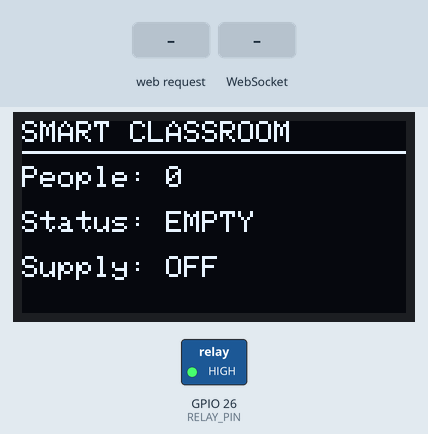
Recording of a sketch running on a simulated ESP32. Shown: 128×64 one-colour display, switched loads named in the sketch (green lamp = pin HIGH). The test bench sets the inputs (shaded band). What the sketch prints to the serial monitor is not drawn.

Above: at 1.2 s.
1.3 s: HTTP request GET /relay_on received
At 2.4 s:
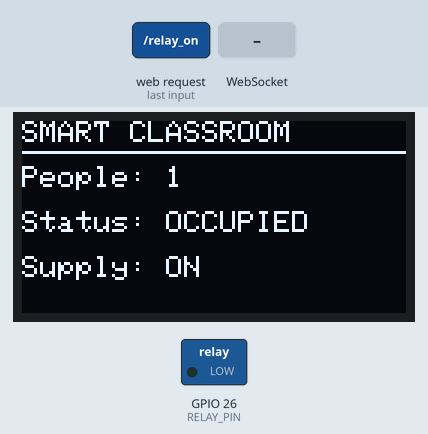
2.8 s: WebSocket text "MANUAL_ON" received
At 3.5 s:
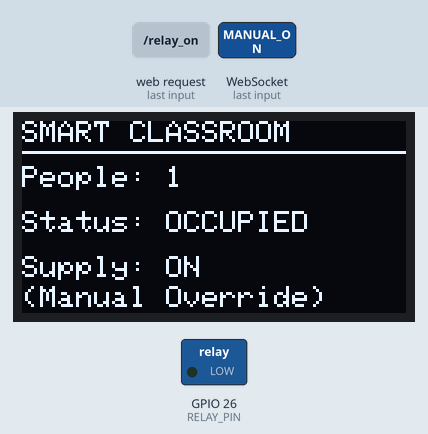
4.3 s: HTTP request GET /manual_off received
At 4.7 s:
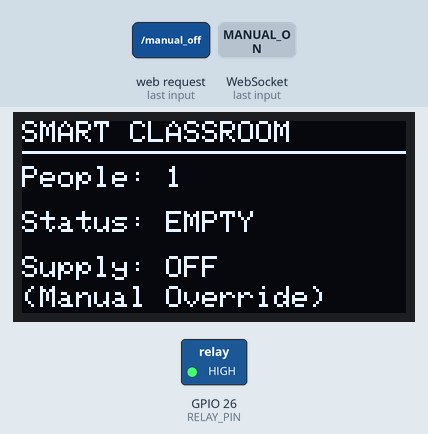
5.8 s: HTTP request GET /manual_on received
At 7.0 s:
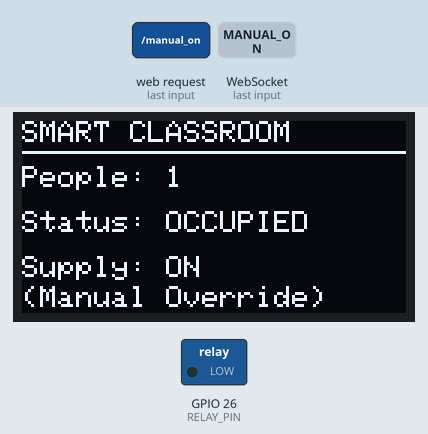
7.3 s: HTTP request GET /manual_clear received
At 8.1 s:
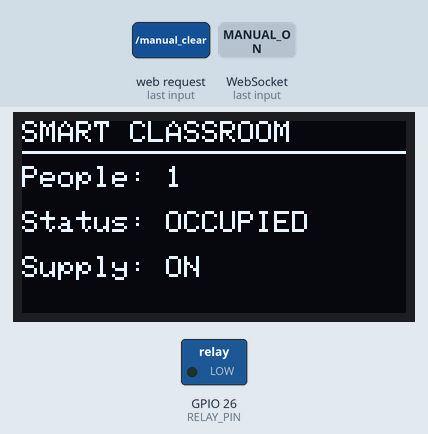
Timing chart, 0 to 9.8 s (numbered marks = the images above; inputs shaded):
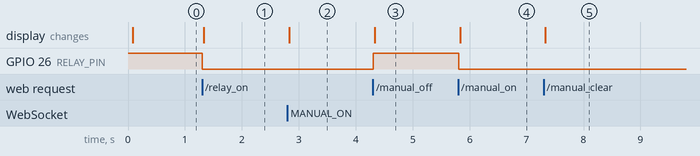

The sketch:

ESP32_Sensor_Project.ino
```cpp
#include <WiFi.h>
#include <AsyncTCP.h>
#include <ESPAsyncWebServer.h>
#include <Adafruit_GFX.h>
#include <Adafruit_SSD1306.h>

// Pin Definitions
#define RELAY_PIN 26
#define OLED_MOSI 23
#define OLED_CLK  18
#define OLED_DC   2
#define OLED_CS   5
#define OLED_RESET 4

Adafruit_SSD1306 display(128, 64, OLED_MOSI, OLED_CLK, OLED_DC, OLED_RESET, OLED_CS);

const char* ssid = "SmartClassroom";
const char* password = "12345678";

AsyncWebServer server(80);
AsyncWebSocket ws("/ws");

int peopleCount = 0;
bool relayState = false;
bool manualOverride = false;

unsigned long lastHeartbeat = 0;
const unsigned long HEARTBEAT_INTERVAL_MS = 5000;

void applyRelay(bool on) {
  relayState = on;
  digitalWrite(RELAY_PIN, on ? LOW : HIGH);
}

void updateOLED() {
  display.clearDisplay();
  display.setTextSize(1);
  display.setTextColor(WHITE);
  display.setCursor(0, 0);
  display.println("SMART CLASSROOM");
  display.drawLine(0, 10, 128, 10, WHITE);
  display.setCursor(0, 15);
  display.print("People: ");
  display.println(peopleCount);
  display.setCursor(0, 30);
  display.print("Status: ");
  display.println(relayState ? "OCCUPIED" : "EMPTY");
  display.setCursor(0, 45);
  display.print("Supply: ");
  display.println(relayState ? "ON" : "OFF");
  if (manualOverride) {
    display.setCursor(0, 55);
    display.println("(Manual Override)");
  }
  display.display();
}

String buildStatusJson() {
  return "{\"people\":" + String(peopleCount) +
         ",\"relay\":" + String(relayState ? "true" : "false") +
         ",\"status\":\"" + String(relayState ? "OCCUPIED" : "EMPTY") + "\"" +
         ",\"manualOverride\":" + String(manualOverride ? "true" : "false") + "}";
}

void sendStatus() {
  ws.textAll(buildStatusJson());
}

void onWsEvent(AsyncWebSocket* server, AsyncWebSocketClient* client,
               AwsEventType type, void* arg, uint8_t* data, size_t len) {
  if (type == WS_EVT_CONNECT) {
    client->text(buildStatusJson());
  } else if (type == WS_EVT_DATA) {
    AwsFrameInfo* info = (AwsFrameInfo*)arg;
    if (info->final && info->index == 0 && info->len == len &&
        info->opcode == WS_TEXT) {
      String msg = String((char*)data).substring(0, len);
      if (msg == "MANUAL_ON") {
        manualOverride = true;
        applyRelay(true);
        updateOLED();
        sendStatus();
      } else if (msg == "MANUAL_OFF") {
        manualOverride = true;
        applyRelay(false);
        updateOLED();
        sendStatus();
      }
    }
  }
}

const char index_html[] PROGMEM = R"(
<!DOCTYPE html>
<html>
<head>
  <title>Smart Classroom</title>
  <meta name='viewport' content='width=device-width, initial-scale=1'>
  <style>
    body { font-family: Arial; text-align: center; background: #1a1a1a; color: white; padding: 20px; }
    h1 { color: #44aaff; }
    .card { background: #2a2a2a; border-radius: 10px; padding: 20px; margin: 10px auto; max-width: 400px; }
    .value { font-size: 2em; font-weight: bold; }
    .occupied { color: #44ff44; }
    .empty { color: #ff4444; }
    .btn { border: none; padding: 15px 30px; font-size: 1em; border-radius: 8px; cursor: pointer; margin: 5px; }
    .btn-on { background: #44ff44; color: black; }
    .btn-off { background: #ff4444; color: white; }
    .btn-auto { background: #44aaff; color: black; margin-top: 8px; }
    .conn { font-size: 0.8em; margin-top: 10px; color: #888; }
  </style>
</head>
<body>
  <h1>Smart Classroom System</h1>
  <div class='card'>
    <p>People Detected</p>
    <div class='value' id='people'>--</div>
  </div>
  <div class='card'>
    <p>Room Status</p>
    <div class='value' id='status'>--</div>
  </div>
  <div class='card'>
    <p>Power Supply</p>
    <div class='value' id='relay'>--</div>
  </div>
  <div class='card'>
    <p>Manual Override</p>
    <button class='btn btn-on' onclick='send("MANUAL_ON")'>Force ON</button>
    <button class='btn btn-off' onclick='send("MANUAL_OFF")'>Force OFF</button>
    <br>
    <button class='btn btn-auto' onclick='clearOverride()' id='autoBtn' style='display:none;'>Resume Auto</button>
    <div id='overrideNote' style='color:#ffaa44; margin-top:8px; display:none;'>Manual override active</div>
  </div>
  <div class='conn' id='connStatus'>Connecting...</div>
  <script>
    var socket;
    function connect() {
      socket = new WebSocket('ws://' + location.hostname + '/ws');
      socket.onopen = function() {
        document.getElementById('connStatus').innerHTML = 'Connected';
      };
      socket.onclose = function() {
        document.getElementById('connStatus').innerHTML = 'Disconnected - retrying...';
        setTimeout(connect, 2000);
      };
      socket.onerror = function() { socket.close(); };
      socket.onmessage = function(event) {
        var data = JSON.parse(event.data);
        document.getElementById('people').innerHTML = data.people;
        var statusEl = document.getElementById('status');
        statusEl.innerHTML = data.status;
        statusEl.className = 'value ' + (data.relay ? 'occupied' : 'empty');
        document.getElementById('relay').innerHTML = data.relay ? 'ON' : 'OFF';
        var autoBtn = document.getElementById('autoBtn');
        var note = document.getElementById('overrideNote');
        if (data.manualOverride) {
          autoBtn.style.display = 'inline-block';
          note.style.display = 'block';
        } else {
          autoBtn.style.display = 'none';
          note.style.display = 'none';
        }
      };
    }
    connect();
    function send(msg) {
      if (msg == "MANUAL_ON") { fetch('/manual_on'); }
      else if (msg == "MANUAL_OFF") { fetch('/manual_off'); }
    }
    function clearOverride() { fetch('/manual_clear'); }
  </script>
</body>
</html>
)";

void setup() {
  Serial.begin(115200);

  pinMode(RELAY_PIN, OUTPUT);
  digitalWrite(RELAY_PIN, HIGH);

  display.begin(SSD1306_SWITCHCAPVCC, 0);
  display.clearDisplay();
  display.display();

  WiFi.softAP(ssid, password);
  Serial.print("Hotspot IP: ");
  Serial.println(WiFi.softAPIP());

  ws.onEvent(onWsEvent);
  server.addHandler(&ws);

  server.on("/relay_on", HTTP_GET, [](AsyncWebServerRequest* request) {
    if (request->hasParam("count")) {
      peopleCount = request->getParam("count")->value().toInt();
    } else {
      peopleCount = 1;
    }
    if (!manualOverride) {
      applyRelay(true);
      updateOLED();
      sendStatus();
    }
    request->send(200, "text/plain", "OK");
  });

  server.on("/relay_off", HTTP_GET, [](AsyncWebServerRequest* request) {
    peopleCount = 0;
    if (!manualOverride) {
      applyRelay(false);
      updateOLED();
      sendStatus();
    }
    request->send(200, "text/plain", "OK");
  });

  server.on("/manual_off", HTTP_GET, [](AsyncWebServerRequest* request) {
    manualOverride = true;
    applyRelay(false);
    updateOLED();
    sendStatus();
    request->send(200, "text/plain", "Manual OFF");
  });

  server.on("/manual_on", HTTP_GET, [](AsyncWebServerRequest* request) {
    manualOverride = true;
    applyRelay(true);
    updateOLED();
    sendStatus();
    request->send(200, "text/plain", "Manual ON");
  });

  server.on("/manual_clear", HTTP_GET, [](AsyncWebServerRequest* request) {
    manualOverride = false;
    updateOLED();
    sendStatus();
    request->send(200, "text/plain", "Override cleared");
  });

  server.on("/", HTTP_GET, [](AsyncWebServerRequest* request) {
    request->send_P(200, "text/html", index_html);
  });

  server.begin();
  updateOLED();
}

void loop() {
  ws.cleanupClients();

  unsigned long now = millis();
  if (now - lastHeartbeat >= HEARTBEAT_INTERVAL_MS) {
    lastHeartbeat = now;
    sendStatus();
  }
}
```

Measured:
- after the input at 1.3 s, GPIO 26 (RELAY_PIN): HIGH → LOW at once; the display: changes at once (image 1)
- after the input at 2.8 s, the display: changes at once (image 2)
- after the input at 4.3 s, GPIO 26 (RELAY_PIN): LOW → HIGH at once; the display: changes at once (image 3)
- after the input at 5.8 s, GPIO 26 (RELAY_PIN): HIGH → LOW at once; the display: changes at once (image 4)
- after the input at 7.3 s, the display: changes at once (image 5)
